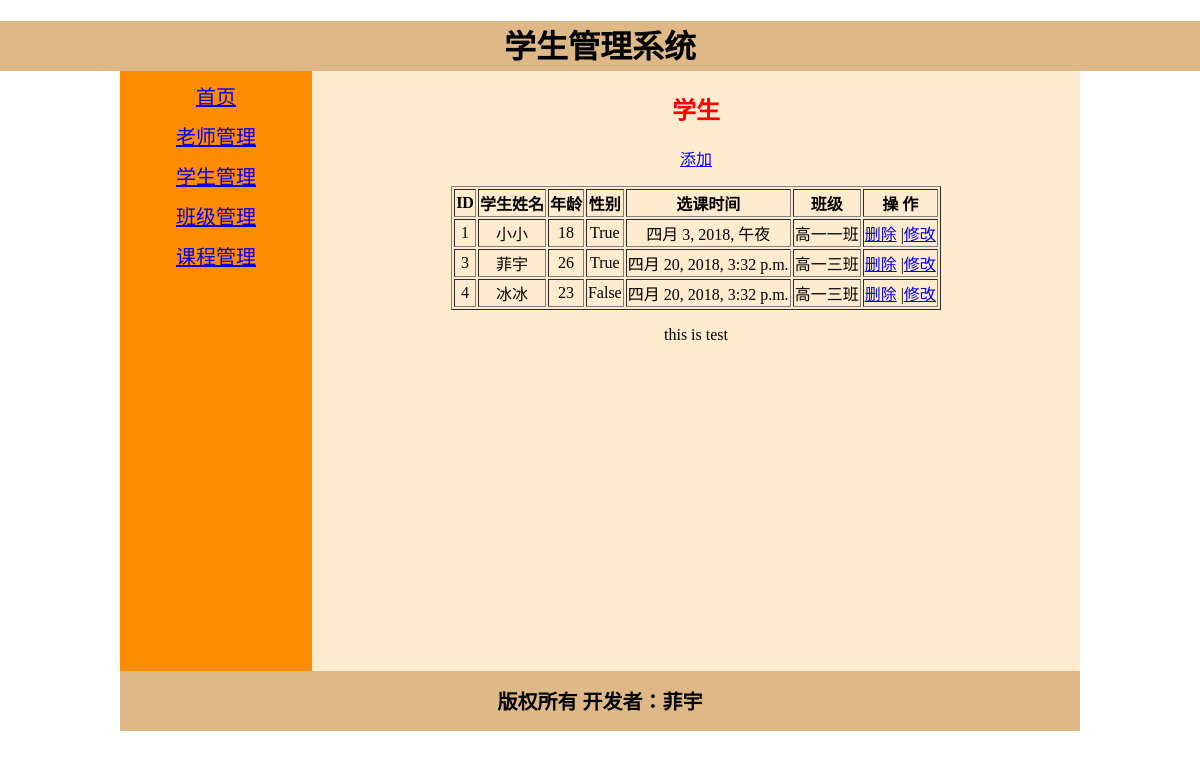
/student.html, run on the app's committed database.
### app02/models.py (models this page shows, shortened)
class Student(models.Model):  #学生表
    name = models.CharField('姓名',max_length=20)
    age = models.IntegerField('年龄',default=20)
    gender = models.BooleanField()
    birth=models.DateTimeField('选课时间', auto_now_add=True, editable = True)
    grade = models.ForeignKey("Grade")

class Grade(models.Model):  #班级表
    grade=models.CharField('班级',max_length=20)
    teacher=models.ManyToManyField("Teacher")
    def __str__(self):
        return self.grade

### app02/views/student.py (the view)
# urls.py: url(r'^student.html',student.student),
def student(request):#显示出全部学生
    student_list=models.Student.objects.all()
    return render(request, "student.html",{"student_list":student_list})

### templates/student.html (shortened to what this page needs)
{% extends 'base.html' %}
{% load staticfiles %}
{% block content %}
    <h2>学生</h2>
    <p><a href="add_student.html">添加</a> </p>
    <table  border="1" align="center">
        <thead>
        <tr>
            <th>ID</th>
            <th>学生姓名</th>
            <th>年龄</th>
            <th>性别</th>
            <th>选课时间</th>
            <th>班级</th>
            <th>操   作</th>
        </tr>
        </thead>
        <tbody>
            {% for row in student_list %}
                <tr>
                <td>
                    {{ row.id }}
                </td>
                <td>
                    {{ row.name }}
                </td>
                <td>
                    {{ row.age }}
                </td>
                <td>
                    {{ row.gender }}
                </td>
                <td>
                    {{ row.birth}}
                </td>
                <td>
                    {{ row.grade }}
                </td>
                <td>
                    <a href="delete_student.html?nid={{ row.id }}">删除</a>
                    |<a href="edit_student.html?nid={{ row.id }}">修改</a>
                </td>
                </tr>
        {% endfor %}
        </tbody>
    </table>
    {% include "info.html" %}
{% endblock %}

### templates/base.html (shortened to what this page needs)
<!DOCTYPE html>
<html lang="en">
<head>
</head>
<body>
<div  class="nav">
    <h1>学生管理系统</h1>
</div>
<div class="middle">
<div class="left">
    <li><a href="/index">首页</a> </li>
    <li><a href="/teacher.html" >老师管理</a></li>
    <li><a href="/student.html" >学生管理</a></li>
    <li><a href="/grade.html" >班级管理</a></li>
    <li><a href="/course.html" >课程管理</a></li>
</div>
<div class="right" >
    <div class="content">
        {% block content %}{% endblock %}
    </div>
</div>
</div>
<div class="footer ">
    <h3>版权所有   开发者：菲宇</h3>
</div>
</body>
</html>

### templates/info.html (shortened to what this page needs)
<!DOCTYPE html>
<html lang="en">
<head>
</head>
<body>
<p>this is test</p>
</body>
</html>

### templates/student.html (style rules this page uses)
h2 { color:red; }

### templates/base.html (style rules this page uses)
body { text-align: center; margin: auto; }
.nav { width: 100%; height: 50px; background-color: burlywood; text-align: center; }
.middle { width: 80%; margin: auto; }
.left { float: left; width: 20%; background-color: darkorange; min-height: 600px; }
.left li { height: 30px; font-size: 20px; margin: 10px; list-style-type: none; }
.right { float: left; width: 80%; background-color: blanchedalmond; min-height: 600px; }
.content { margin: 10px; text-align: center; position: relative; }
.footer { background-color: burlywood; width: 80%; height: 60px; margin-top: 600px; margin-left: 10%; text-align: center; }
.footer h3 { font-size: 20px; padding-top: 15px; }

### data on the page
Student: id "1", name "小小", age "18", gender "True", birth "四月 3, 2018, 午夜", grade "高一一班"
Student: id "3", name "菲宇", age "26", gender "True", birth "四月 20, 2018, 3:32 p.m.", grade "高一三班"
Student: id "4", name "冰冰", age "23", gender "False", birth "四月 20, 2018, 3:32 p.m.", grade "高一三班"
